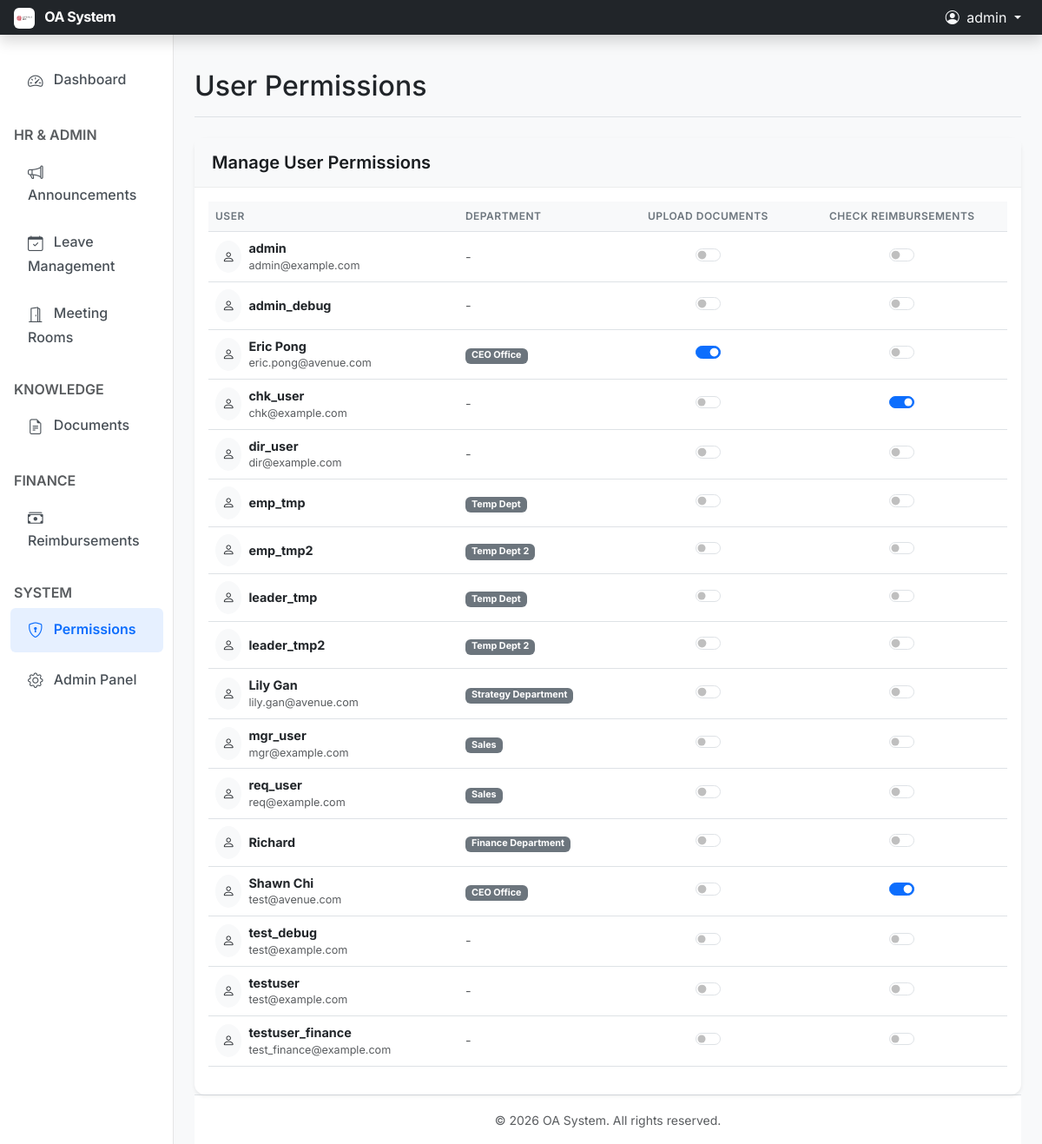
/core/permissions/ (signed in), run on an earlier commit of the app's database.
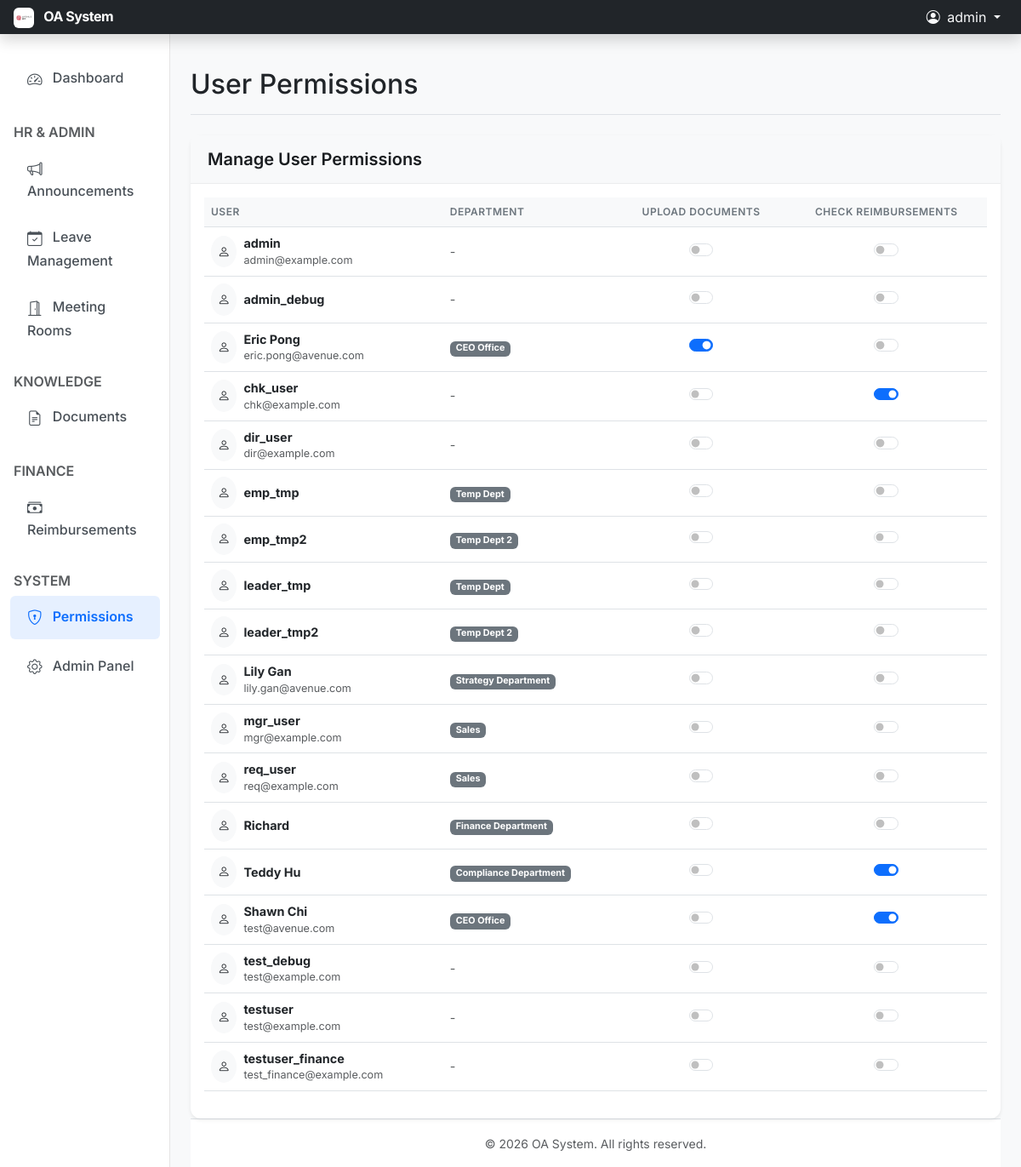
And on a later commit of the database.
### apps/core/models.py (models this page shows, shortened)
class User(AbstractUser):
    employee_id = models.CharField(_("Employee ID"), max_length=20, unique=True, null=True, blank=True)
    department = models.ForeignKey(
        Department,
        verbose_name=_("Department"),
        on_delete=models.SET_NULL,
        null=True,
        blank=True,
        related_name="members"
    )
    position = models.CharField(_("Position"), max_length=100, blank=True)
    phone = models.CharField(_("Phone"), max_length=20, blank=True)
    class Meta:
        verbose_name = _("User")
        verbose_name_plural = _("Users")

class Department(models.Model):
    name = models.CharField(_("Department Name"), max_length=100)
    parent = models.ForeignKey(
        "self",
        verbose_name=_("Parent Department"),
        on_delete=models.SET_NULL,
        null=True,
        blank=True,
        related_name="children"
    )
    manager = models.ForeignKey(
        "core.User",
        verbose_name=_("Department Manager"),
        on_delete=models.SET_NULL,
        null=True,
        blank=True,
        related_name="managed_departments"
    )
    created_at = models.DateTimeField(auto_now_add=True)
    updated_at = models.DateTimeField(auto_now=True)
    class Meta:
        verbose_name = _("Department")
        verbose_name_plural = _("Departments")

### apps/core/views.py (the view, shortened to what this page needs)
# urls.py: path('permissions/', UserPermissionView.as_view(), name='user_permissions'),
class UserPermissionView(LoginRequiredMixin, UserPassesTestMixin, ListView):
    model = User
    template_name = 'core/user_permissions.html'
    context_object_name = 'users'
    MANAGED_PERMISSIONS = [
        {'app': 'docs', 'model': 'document', 'codename': 'add_document', 'label': 'Upload Documents'},
        {'app': 'finance', 'model': 'reimbursementrequest', 'codename': 'can_check_reimbursement', 'label': 'Check Reimbursements'},
    ]
    def test_func(self):
        return self.request.user.is_superuser
    def get_queryset(self):
        return User.objects.all().order_by('username')
    def get_context_data(self, **kwargs):
        context = super().get_context_data(**kwargs)
        permissions_data = []
        for perm_def in self.MANAGED_PERMISSIONS:
            try:
                content_type = ContentType.objects.get(app_label=perm_def['app'], model=perm_def['model'])
                permission = Permission.objects.get(content_type=content_type, codename=perm_def['codename'])
                permissions_data.append({
                    'def': perm_def,
                    'obj': permission
                })
            except (ContentType.DoesNotExist, Permission.DoesNotExist):
                continue
        context['managed_permissions'] = permissions_data
        users = list(context['users'])
        for user in users:
            user_perms = set(user.user_permissions.values_list('id', flat=True))
            user.permission_states = []
            for p in permissions_data:
                perm_id = p['obj'].id
                user.permission_states.append({
                    'codename': p['def']['codename'],
                    'has_perm': (perm_id in user_perms)
                })
        context['users'] = users
        return context

### templates/core/user_permissions.html (shortened to what this page needs)
{% extends 'base.html' %}
{% block page_title %}User Permissions{% endblock %}
{% block content %}
<div class="card shadow-sm">
    <div class="card-header bg-light">
        <h5 class="mb-0">Manage User Permissions</h5>
    </div>
    <div class="card-body">
        <div class="table-responsive">
            <table class="table table-hover align-middle">
                <thead>
                    <tr>
                        <th>User</th>
                        <th>Department</th>
                        {% for perm in managed_permissions %}
                        <th class="text-center">{{ perm.def.label }}</th>
                        {% endfor %}
                    </tr>
                </thead>
                <tbody>
                    {% for user in users %}
                    <tr>
                        <td>
                            <div class="d-flex align-items-center">
                                <div class="bg-light rounded-circle p-2 me-2">
                                    <i class="bi bi-person"></i>
                                </div>
                                <div>
                                    <div class="fw-bold">{{ user.get_full_name|default:user.username }}</div>
                                    <div class="small text-muted">{{ user.email }}</div>
                                </div>
                            </div>
                        </td>
                        <td>
                            {% if user.department %}
                                <span class="badge bg-secondary">{{ user.department.name }}</span>
                            {% else %}
                                <span class="text-muted">-</span>
                            {% endif %}
                        </td>
                        {% for state in user.permission_states %}
                        <td class="text-center">
                            <form method="post" class="d-inline" id="form-{{ user.id }}-{{ state.codename }}">
                                <div class="form-check form-switch d-flex justify-content-center">
                                    <input class="form-check-input" type="checkbox" role="switch"
                                           name="user_ids_{{ state.codename }}" value="{{ user.id }}"
                                           {% if state.has_perm %}checked{% endif %}
                                           onchange="this.form.submit()">
                                </div>
                            </form>
                        </td>
                        {% endfor %}
                    </tr>
                    {% endfor %}
                </tbody>
            </table>
        </div>
    </div>
</div>
{% endblock %}

### templates/base.html (shortened to what the changed rows need)
{% load static %}
<!doctype html>
<html lang="en">
  <head>
    <link href="https://cdn.jsdelivr.net/npm/bootstrap@5.3.0/dist/css/bootstrap.min.css" rel="stylesheet">
    <link href="https://cdn.jsdelivr.net/npm/bootstrap-icons@1.10.0/font/bootstrap-icons.css" rel="stylesheet">
    <link href="{% static 'css/style.css' %}" rel="stylesheet">
  </head>
  <body>
    <header class="navbar navbar-expand-md navbar-dark sticky-top bg-dark flex-md-nowrap p-0 shadow">
      <div class="navbar-nav w-100 justify-content-end px-3">
        {% if user.is_authenticated %}
        <div class="nav-item dropdown">
            <a class="nav-link dropdown-toggle text-light" href="#" role="button" data-bs-toggle="dropdown" aria-expanded="false">
                <i class="bi bi-person-circle me-1"></i> {{ user.get_full_name|default:user.username }}
            </a>
        </div>
        {% else %}
        <div class="nav-item text-nowrap">
            <a class="nav-link px-3 text-light" href="{% url 'login' %}">Login</a>
        </div>
        {% endif %}
      </div>
    </header>
    <div class="container-fluid">
      <div class="row">
        {% if user.is_authenticated %}
        <main class="col-md-9 ms-sm-auto col-lg-10 px-md-4 main-content">
        {% else %}
        <main class="col-md-12 ms-sm-auto col-lg-12 px-md-4 main-content">
        {% endif %}
          {% if request.path != '/' %}
          <div class="d-flex justify-content-between flex-wrap flex-md-nowrap align-items-center pt-3 pb-2 mb-4 border-bottom">
            <h1 class="h2">{% block page_title %}{% endblock %}</h1>
          </div>
          {% endif %}
          {% block content %}{% endblock %}
        </main>
      </div>
    </div>
  </body>
</html>

What changed in the data, as far as the page shows it:
added User: get_full_name "Teddy Hu", department.name "Compliance Department", id "☑"
